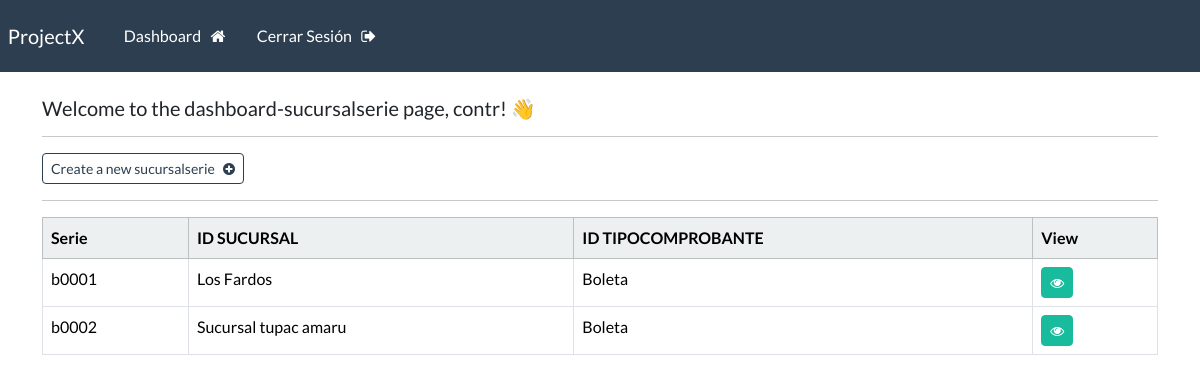
Screenshot of /dashboard-sucursalserie (signed in) with the database file from the repository.
### webapp/models.py (models this page shows, shortened)
class SucursalSerie(models.Model):
    serie = models.CharField(max_length=12, primary_key=True)
    id_sucursal = models.ForeignKey(Sucursal, on_delete = models.CASCADE)
    id_tipocomprobante = models.ForeignKey(TipoComprobante,  on_delete = models.CASCADE)

class Sucursal(models.Model):
    id_direccion = models.ForeignKey(Direccion, on_delete=models.CASCADE)
    descripcion = models.CharField(max_length=100)
    def __str__(self):
        return self.descripcion

class TipoComprobante(models.Model):
    codigo_sunat = models.CharField(max_length=2)
    denominacion = models.CharField(max_length=100)
    def __str__(self):
        return self.denominacion

### webapp/views.py (the view)
# urls.py: path('dashboard-sucursalserie', views.dashboard_sucursalserie, name="dashboard-sucursalserie"),
@login_required(login_url='my-login')
def dashboard_sucursalserie(request):
    sucursalesseries = SucursalSerie.objects.all()
    context = {'sucursalesseries': sucursalesseries}
    return render(request, 'webapp/dashboard-sucursalserie.html', context=context)

### webapp/templates/webapp/dashboard-sucursalserie.html
{% extends 'webapp/base.html' %}
{% block content %}
    <h5> Welcome to the dashboard-sucursalserie page, {{user}}! 👋</h5>
    <hr>
    <a class="btn btn-outline-primary btn-sm" href="{% url 'create-sucursalserie' %}">
        Create a new sucursalserie &nbsp; <i class="fa fa-plus-circle" aria-hidden="true"></i>
    </a>
    <hr>
        <table class="table table table-hover table-bordered">
            <thead class="table-light">
                <tr>
                    <th scope="col"> Serie </th>
                    <th scope="col"> ID SUCURSAL  </th>
                    <th scope="col"> ID TIPOCOMPROBANTE </th>
                    <th scope="col"> View </th>
                </tr>
            </thead>
            <tbody>
            {% if sucursalesseries %}
                {% for sucursalserie in sucursalesseries %}
            <tr>
                <td> {{sucursalserie.serie}} </td>
                <td> {{sucursalserie.id_sucursal}} </td>
                <td> {{sucursalserie.id_tipocomprobante}} </td>
                <td> <a class="btn btn-success btn-sm" href="{% url 'sucursalserie' sucursalserie.serie %}"> <i class="fa fa-eye" aria-hidden="true"></i> </a></td>
            </tr>
            {% endfor %}
        {% endif %}
        </tbody>
    </table>
{% endblock %}

### rows the page displays
SucursalSerie: serie "b0001", id_sucursal "Los Fardos", id_tipocomprobante "Boleta"
SucursalSerie: serie "b0002", id_sucursal "Sucursal tupac amaru", id_tipocomprobante "Boleta"

### other values shown
{{ user }} "contr"
